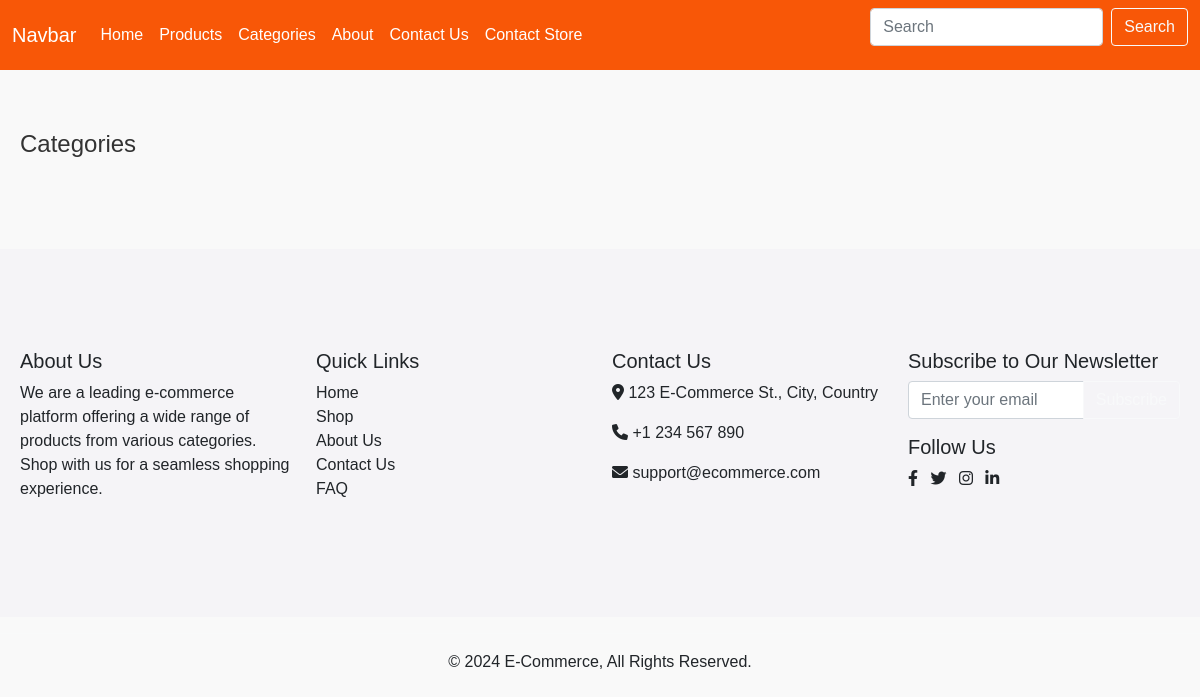
Page /product/categories/ on the earlier database version.
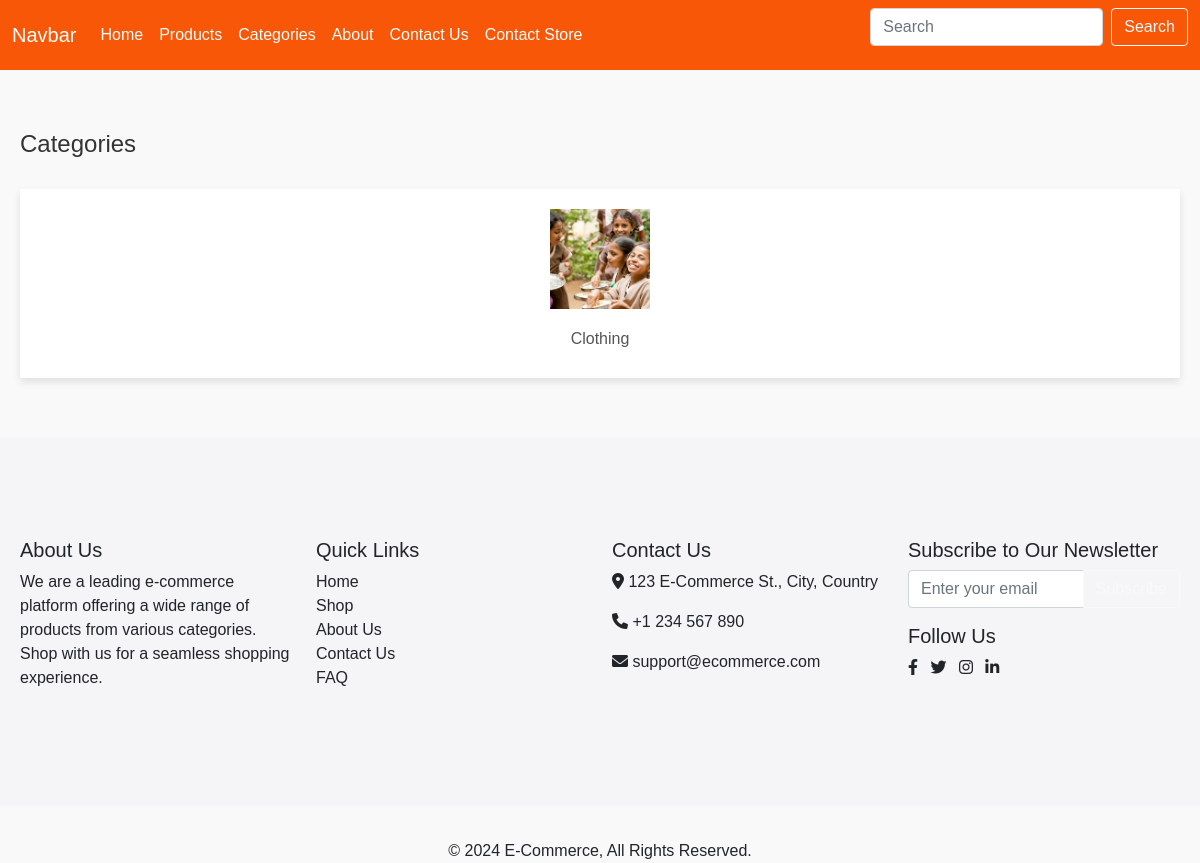
Same page on the later database version.
### adminPanel/models.py (models this page shows, shortened)
class Category(models.Model):
    name = models.CharField(max_length=100, null=True)
    image = models.ImageField(upload_to='categories/images/', null = True)

### product/views.py (the view)
# urls.py: path('categories/', views.categories, name = "categories"),
def categories(request):
    all_categories = Category.objects.all()
    data = {
        "title" : 'Categories',
        "categories": all_categories,
    }
    return render(request, "category.html", data)

### templates/category.html (shortened to what this page needs)
{% extends "master.html" %}
{% load static %}
{% block content %}
<!DOCTYPE html>
<html lang="en">
<head>
    <link rel = "stylesheet" href="{% static "css/category_style.css" %}">
</head>
<body>
    <div class="container">
        <h2>Categories</h2>
        <div class="categories-grid">
            {% for cate in categories %}
            <a href="#" class="category-item">
                <img src="{{cate.image.url}}" alt="{{cate.name}}">
                <h3>{{cate.name}}</h3>
            </a>
            {% endfor %}
        </div>
    </div>
</body>
</html>
{% endblock  %}

### templates/master.html
{% include "header.html" %}
{% block content %}
{% endblock %}
{% include "footer.html" %}

### templates/header.html (shortened to what this page needs)
<link href="https://cdn.jsdelivr.net/npm/bootstrap@5.0.2/dist/css/bootstrap.min.css" rel="stylesheet">
<nav class="navbar navbar-expand-lg" style="background-color: #f85707;">
  <div class="container-fluid">
    <a class="navbar-brand text-white" href="#">Navbar</a>
    <div class="collapse navbar-collapse" id="navbarSupportedContent">
      <ul class="navbar-nav me-auto mb-2 mb-lg-0">
        <li class="nav-item">
          <a class="nav-link active text-white" aria-current="page" href="{% url "index" %}">Home</a>
        </li>
        <li class="nav-item">
          <a class="nav-link text-white" href="{% url "product" %}">Products</a>
        </li>
        <li class="nav-item">
          <a class="nav-link text-white" href="{% url "categories" %}">Categories</a>
        </li>
        <li class="nav-item">
          <a class="nav-link text-white" href="{% url "about" %}">About</a>
        </li>
        <li class="nav-item">
          <a class="nav-link text-white" href="{% url "contact_us" %}">Contact Us</a>
        </li>
        <li class="nav-item">
          <a class="nav-link text-white" href="{% url "contact_store" %}">Contact Store</a>
        </li>
      </ul>
      <form class="d-flex">
        <input class="form-control me-2" type="search" placeholder="Search" aria-label="Search">
        <button class="btn btn-outline-light" type="submit">Search</button>
      </form>
    </div>
  </div>
</nav>

### templates/footer.html (shortened to what this page needs)
<footer class="text-black" style="background-color: #f5f4f7; padding: 40px 0;">
    <div class="container">
      <div class="row">
        <div class="col-md-3">
          <h5>About Us</h5>
          <p>
            We are a leading e-commerce platform offering a wide range of products from various categories. Shop with us for a seamless shopping experience.
          </p>
        </div>
        <div class="col-md-3">
          <h5>Quick Links</h5>
          <ul class="list-unstyled">
            <li><a href="#" class="text-black">Home</a></li>
            <li><a href="#" class="text-black">Shop</a></li>
            <li><a href="#" class="text-black">About Us</a></li>
            <li><a href="#" class="text-black">Contact Us</a></li>
            <li><a href="#" class="text-black">FAQ</a></li>
          </ul>
        </div>
        <div class="col-md-3">
          <h5>Contact Us</h5>
          <p><i class="fas fa-map-marker-alt"></i> 123 E-Commerce St., City, Country</p>
          <p><i class="fas fa-phone"></i> +1 234 567 890</p>
          <p><i class="fas fa-envelope"></i> support@ecommerce.com</p>
        </div>
        <div class="col-md-3">
          <h5>Subscribe to Our Newsletter</h5>
          <form action="#">
            <div class="input-group mb-3">
              <input type="email" class="form-control" placeholder="Enter your email" aria-label="Email">
              <button class="btn btn-outline-light" type="submit">Subscribe</button>
            </div>
          </form>
          <h5>Follow Us</h5>
          <a href="#" class="text-black me-2"><i class="fab fa-facebook-f"></i></a>
          <a href="#" class="text-black me-2"><i class="fab fa-twitter"></i></a>
          <a href="#" class="text-black me-2"><i class="fab fa-instagram"></i></a>
          <a href="#" class="text-black"><i class="fab fa-linkedin-in"></i></a>
        </div>
      </div>
    </div>
</footer>
      <hr class="bg-light">
      <div class="row" >
        <div class="col text-center">
          <p class="mb-0">© 2024 E-Commerce, All Rights Reserved.</p>
        </div>
      </div>
  <link rel="stylesheet" href="https://cdnjs.cloudflare.com/ajax/libs/font-awesome/6.0.0-beta3/css/all.min.css" />

### static/css/category_style.css (style rules this page uses)
body { font-family: Arial, sans-serif; margin: 0; padding: 0; background-color: #f9f9f9; }
.container { max-width: 1200px; margin: 40px auto; padding: 20px; }
h2 { font-size: 24px; color: #333; margin-bottom: 30px; }
.categories-grid { display: grid; grid-template-columns: repeat(auto-fit, minmax(150px, 1fr)); gap: 20px; }
.category-item { text-align: center; background-color: white; padding: 20px; box-shadow: 0 4px 8px rgba(0, 0, 0, 0.1); transition: transform 0.2s ease; }
.category-item img { width: 100px; height: 100px; object-fit: cover; margin-bottom: 10px; }
.category-item h3 { font-size: 16px; color: #555; margin: 10px 0; }
a { text-decoration: none; color: inherit; }

Differences in the rows shown:
added Category: image (picture), name "Clothing"
